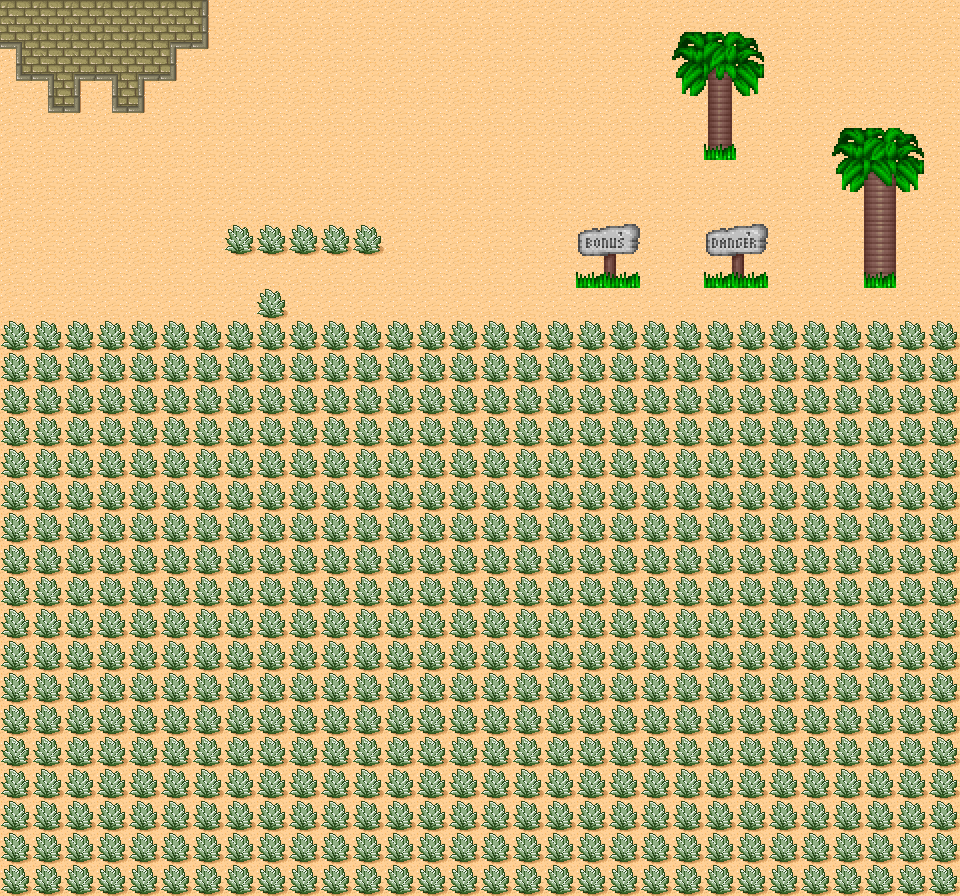

Rendered tile map (Tiled .tmx) drawn with the repository's tilesets; below, a short description and the map source with its tile grids summarised:
An orthogonal 30x28 tile map with 32x32 px tiles, 3 tile layers (DesertTiles, Tropical Tiles, Tropical Tiles FG), 2 tilesets and 4 objects.

<map version="1.0" orientation="orthogonal" renderorder="right-down" width="30" height="28" tilewidth="32" tileheight="32" nextobjectid="5">
 <tileset firstgid="1" name="fixed-ortho-test2" tilewidth="32" tileheight="32" spacing="2" margin="2" tilecount="198" columns="18">
  <image source="fixed-ortho-test2.png" width="640" height="400" />
 </tileset>
 <tileset firstgid="199" name="tmw_desert_spacing" tilewidth="32" tileheight="32" spacing="1" margin="1" tilecount="48" columns="8">
  <image source="tmw_desert_spacing.png" width="265" height="199" />
  <terraintypes>
   <terrain name="stone" tile="-1" />
  </terraintypes>
  <tile id="0" terrain=",,,0" />
  <tile id="1" terrain=",,0,0" />
  <tile id="2" terrain=",,0," />
  <tile id="8" terrain=",0,,0" />
  <tile id="9" terrain="0,0,0,0" />
  <tile id="10" terrain="0,,0," />
  <tile id="16" terrain=",0,," />
  <tile id="17" terrain="0,0,," />
  <tile id="18" terrain="0,,," />
  <tile id="19" terrain=",,,0" />
  <tile id="20" terrain=",,0," />
  <tile id="27" terrain=",0,," />
  <tile id="28" terrain="0,,," />
 </tileset>
 <layer name="DesertTiles" width="30" height="28">
  <data>[840 cells, 840 non-empty, 8 distinct tile ids]</data>
 </layer>
 <layer name="Tropical Tiles" width="30" height="28">
  <data>[840 cells, 32 non-empty, 26 distinct tile ids]</data>
 </layer>
 <layer name="Tropical Tiles FG" width="30" height="28">
  <data>[840 cells, 6 non-empty, 1 distinct tile ids]</data>
 </layer>
 <objectgroup name="Colliders_0">
  <object id="1" x="576" y="224" width="64" height="64" />
  <object id="2" x="704" y="224" width="64" height="64" />
 </objectgroup>
 <objectgroup name="Colliders_1">
  <object id="3" x="672" y="32" width="96" height="128" />
  <object id="4" x="864" y="288">
   <polygon points="0,0 0,-96 -32,-96 -32,-160 64,-160 64,-96 32,-96 32,0" />
  </object>
 </objectgroup>
</map>
